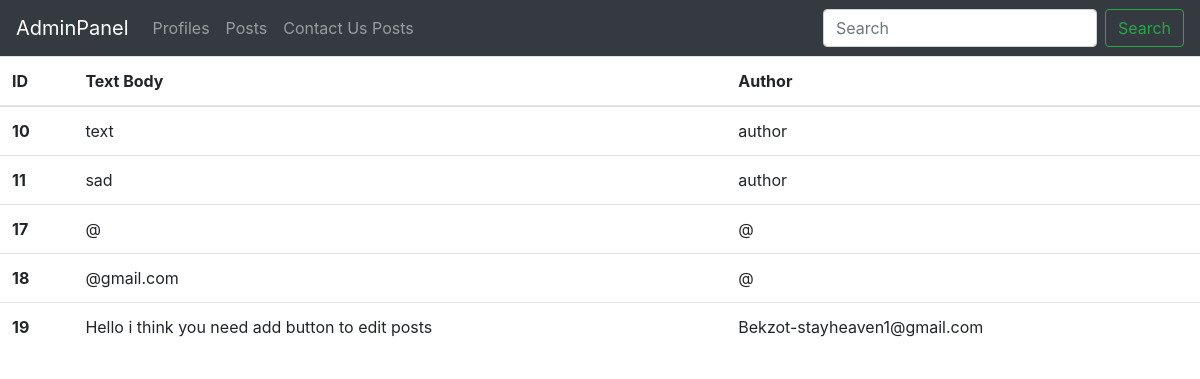
The app's page /admin/contact-us-posts (signed in), older data.
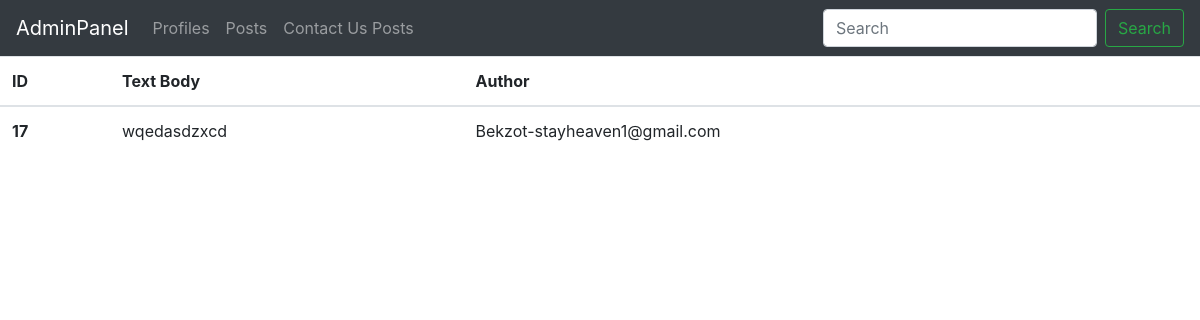
The same page, newer data.
### models.py (models this page shows, shortened)
class Posts (db.Model):
    id = db.Column(db.Integer, primary_key=True)
    title = db.Column(db.String(100))
    body = db.Column(db.String(200))
    author = db.Column(db.String)
    pub_date = db.Column(db.DateTime, nullable=False,
        default=datetime.utcnow)

### admin.py (the view)
@admin.route('/contact-us-posts')
@login_required
def contactUs():
    if current_user.admin == True:
        messages = Posts.query.filter_by(title='Contact')
        return render_template('contactUsPosts.html',messages=messages)
    else:
        return '''You don't have permisions'''

### app.py (called while the page is built)
@login_manager.user_loader
def load_user(user_id):
	return User.query.get(int(user_id))

### adminTemplates/contactUsPosts.html (shortened to what this page needs)
{%extends 'base.html'%}
{%block body%}
<table class="table table-hover">
    <thead>
      <tr>
        <th scope="col">ID</th>
        <th scope="col">Text Body</th>
        <th scope="col">Author</th>
      </tr>
    </thead>
    <tbody>
      {%for message in messages%}
      <tr>
        <th scope="row">{{message.id}}</th>
        <td>{{message.body}}</td>
        <td>{{message.author}}</td>
      </tr>
      {%endfor%}
    </tbody>
  </table>
{%endblock%}

### adminTemplates/base.html (shortened to what this page needs)
<!DOCTYPE html>
<html lang="en">
<head>
    <link rel="stylesheet" href="https://stackpath.bootstrapcdn.com/bootstrap/4.4.1/css/bootstrap.min.css">
</head>
<body>
    <nav class="navbar navbar-expand-lg navbar-dark bg-dark">
        <a class="navbar-brand" href="{{url_for('index')}}">AdminPanel</a>
        <div class="collapse navbar-collapse" id="navbarSupportedContent">
          <ul class="navbar-nav mr-auto">
            <li class="nav-item">
              <a class="nav-link" href="{{url_for('admin.index')}}">Profiles</a>
            </li>
            <li class="nav-item">
              <a class="nav-link" href="{{url_for('admin.posts')}}">Posts</a>
            </li>
            <li class="nav-item">
              <a class="nav-link" href="{{url_for('admin.contactUs')}}">Contact Us Posts</a>
            </li>
          </ul>
          <form class="form-inline my-2 my-lg-0">
            <input class="form-control mr-sm-2" type="search" placeholder="Search" aria-label="Search">
            <button class="btn btn-outline-success my-2 my-sm-0" type="submit">Search</button>
          </form>
        </div>
      </nav>
      {%block body%}{%endblock%}
</body>
</html>

Row changes from the older to the newer data that the page shows:
removed Posts: id "10", body "text", author "author"
removed Posts: id "11", body "sad", author "author"
no longer on this page (row edited): Posts: id "18", body "@gmail.com", author "@"
removed Posts: id "19", body "Hello i think you need add button to edit posts", author "Bekzot-stayheaven1@gmail.com"
changed Posts id 17: body "@" → "wqedasdzxcd"; author "@" → "Bekzot-stayheaven1@gmail.com"
